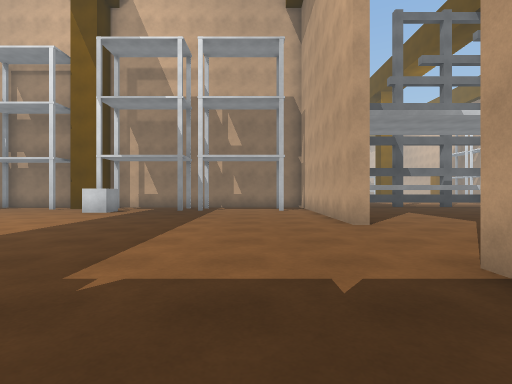
View 1 (above)

24 first-person views from a walk through a Unity game level. The camera is 1.2 m above the floor, looks level and sees 85° across. The floor is counted in squares, 1.55 m on a side. Each view is taken from the middle of a square. On the plan, view 1 faces up. The plan holds only what a view shows up to about 10 squares ahead; the rest is blank. The place goes on beyond the plan. The player character is not drawn. Surface patterns are stand-ins for the level's own textures.

View 2
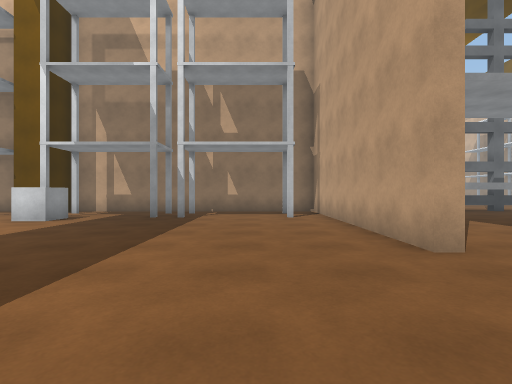

View 3
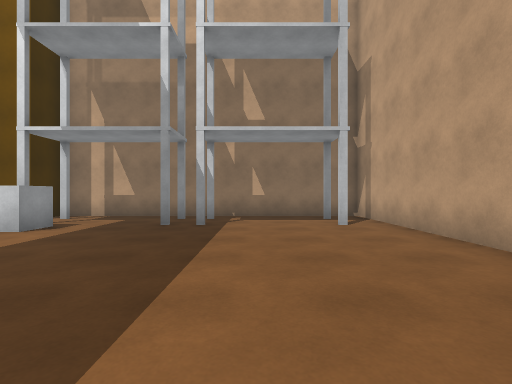

View 4
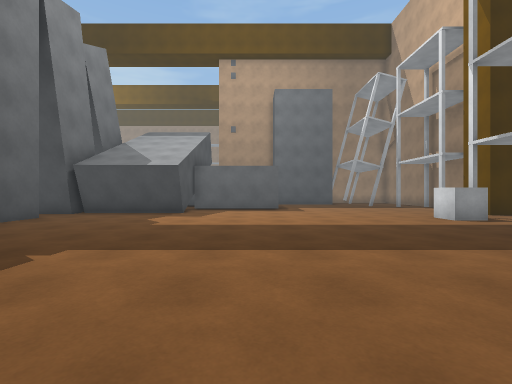

View 5
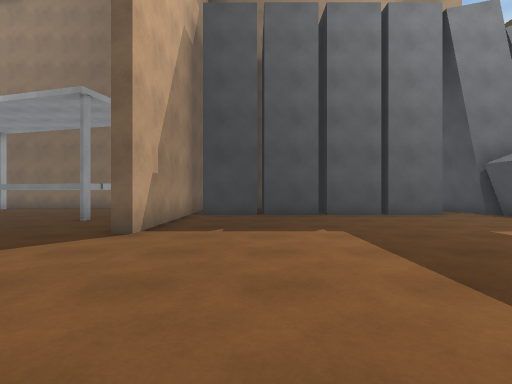

View 6
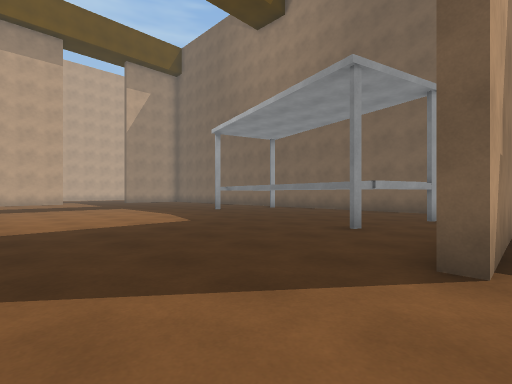

View 7
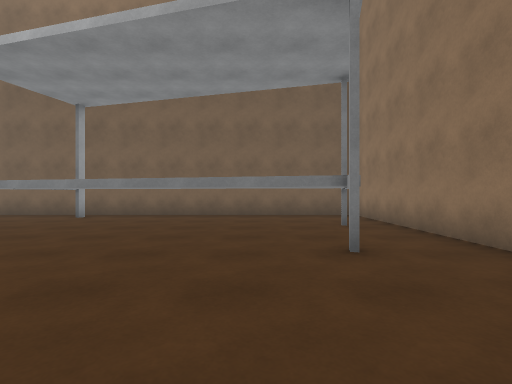

View 8
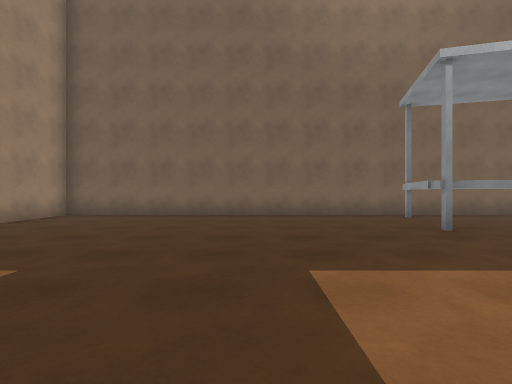

View 9
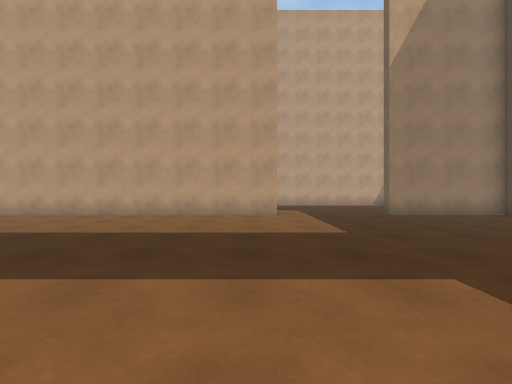

View 10
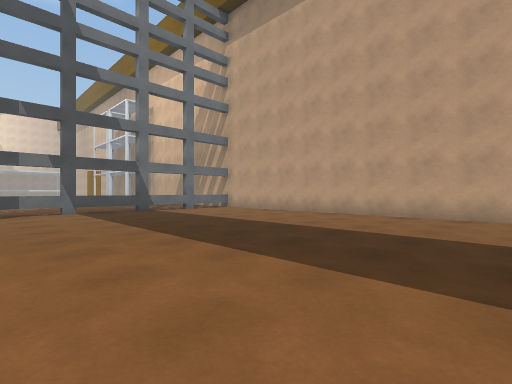

View 11
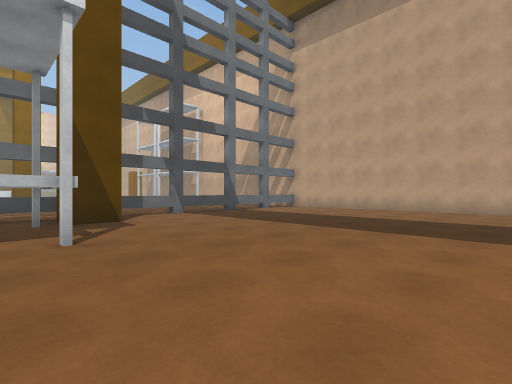

View 12
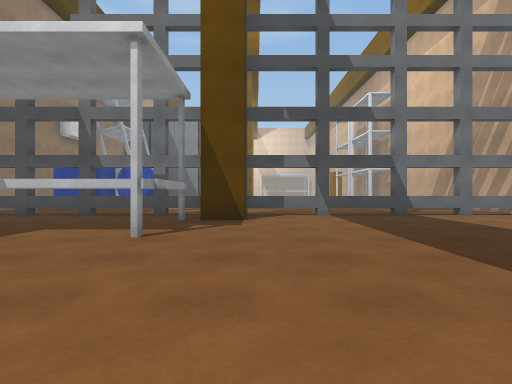

View 13
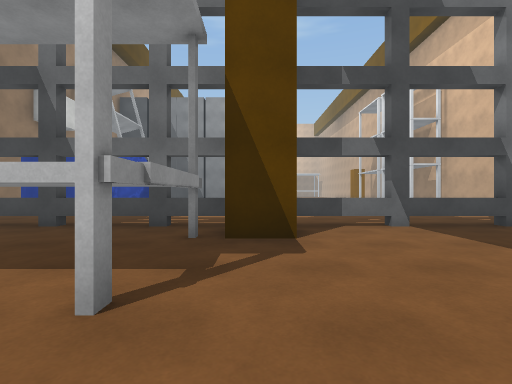

View 14
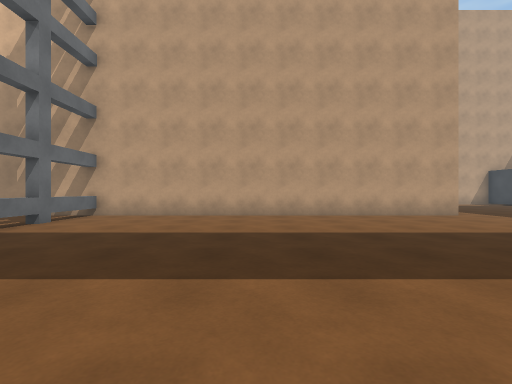

View 15
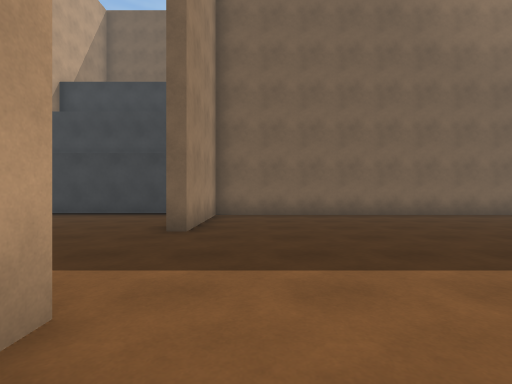

View 16
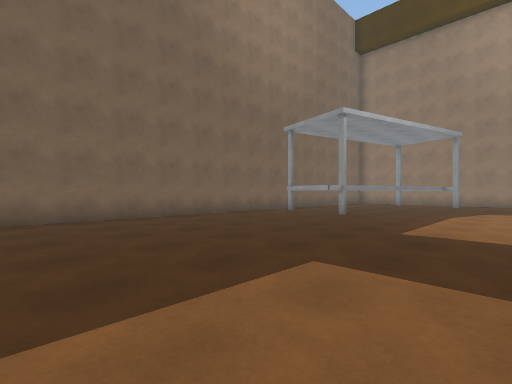

View 17
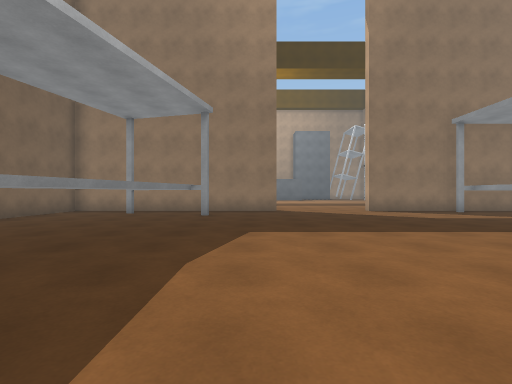

View 18
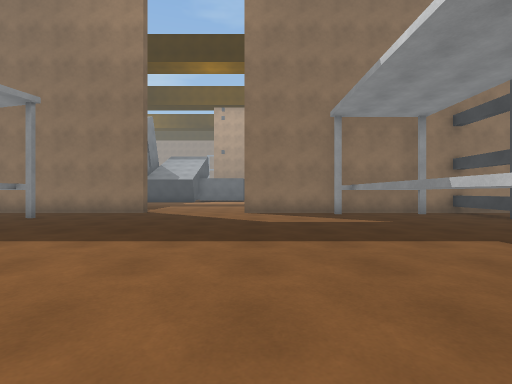

View 19
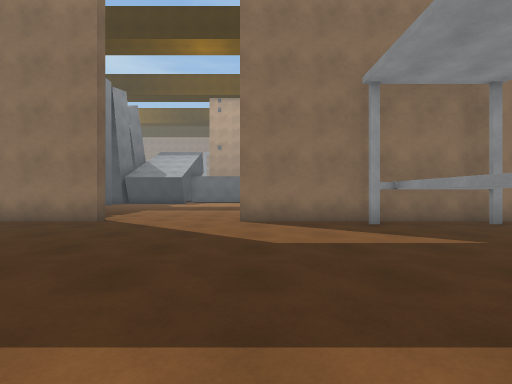

View 20
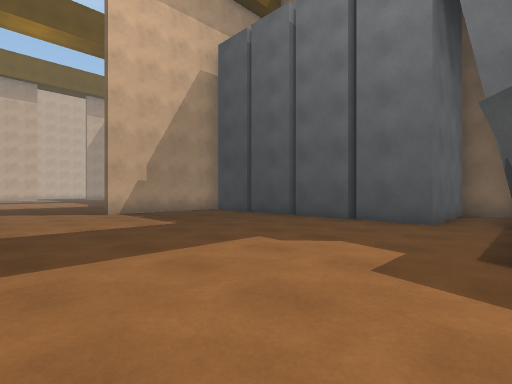

View 21
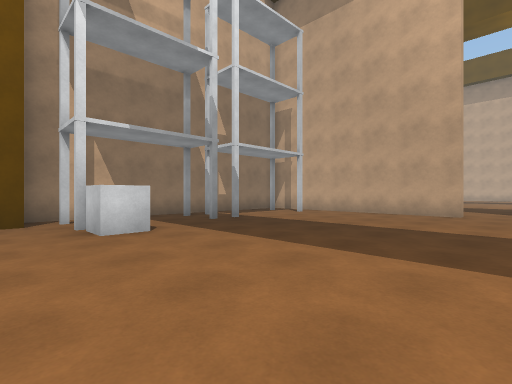

View 22
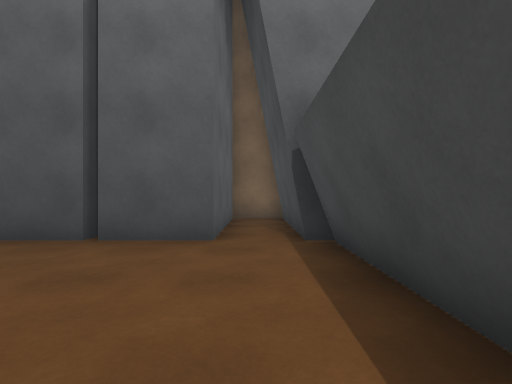

View 23
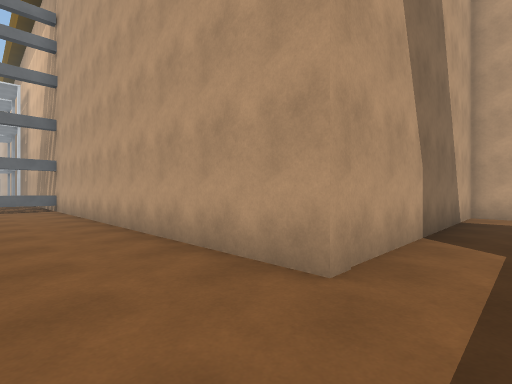

View 24
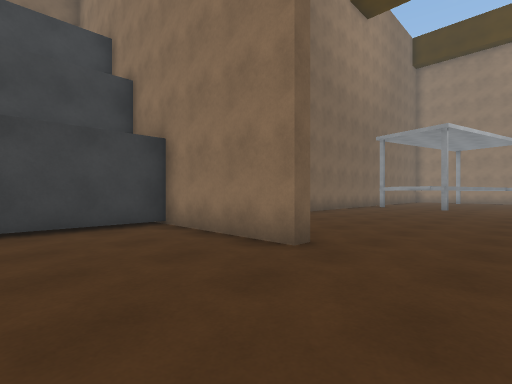

### Floor plan
Key: @ floor where view 1 was taken; # wall or solid block; . floor; S shelf; C grey cube; T thing the floor can be seen under or through.
Columns run from 8 left of view 1 to 26 right of it. Each row starts with its distance up from view 1.
 17                               #
 16              ............... .#
 15             .#....#....#..#.#.##
 14 ############...................#
 13 #....S...S.#.......T#..........#
 12 .....S...S.#       T...........#
 11 ..C........##TTTTTTT...........#
 10 ...........#.......T...........#
  9 ...........#...................#
  8 ...........#...................#
  7 ...........#...................#
  6 ...............................#
  5 ...............................#
  4 ...............................#
  3 ...............................####
  2 #..........#.......................
  1 #..........#.......................
  0 #.......@..#.T.....................
 -1 #..........#.TTTT..................
 -2 #.######## #T    TTTT..........#...
 -3 #.#        #....    T..........#...
 -4 #.#        #.......T...........#...
 -5 #.#        #...................#...
 -6 ###        ########################

Positions as (right, up) in squares from view 1, and headings:
1: (0, 0), facing up
2: (0, 3), facing up
3: (-1, 5), facing up
4: (2, 5), facing left
5: (0, 8), facing down
6: (2, 6), facing down-right
7: (6, 4), facing down
8: (16, 4), facing down
9: (13, 3), facing right
10: (13, 3), facing up-right
11: (10, 5), facing up-right
12: (13, 5), facing up
13: (12, 8), facing up
14: (13, 9), facing right
15: (21, 4), facing down
16: (21, 3), facing down-left
17: (14, 2), facing left
18: (13, 7), facing left
19: (10, 7), facing left
20: (-8, 6), facing down-right
21: (-8, 5), facing up-right
22: (-7, 3), facing down
23: (20, 1), facing up-right
24: (26, 1), facing down-left
